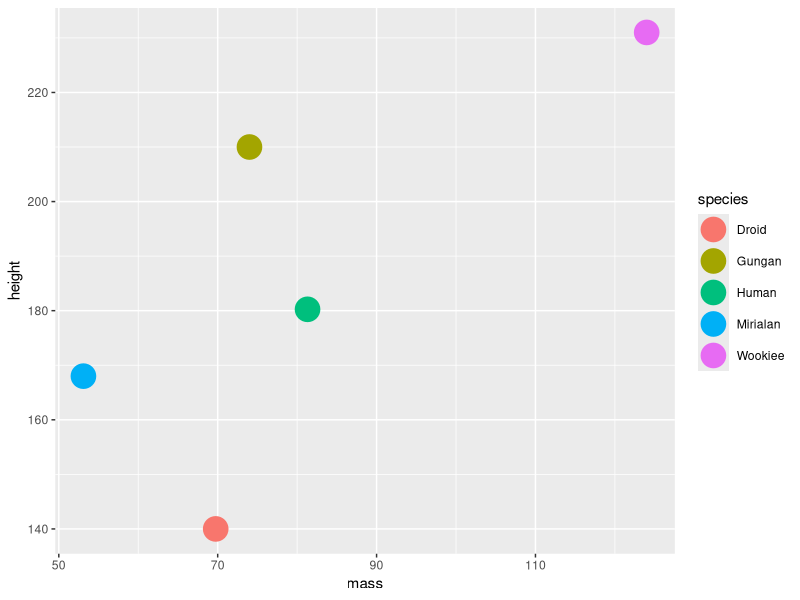

Recreate this plot in R.
#ISE/DSA 5103 Demo to tidyr, dplyr, and magritter from the tidyverse
#Charles Nicholson, Ph.D.
#September 30, 2019
#Adpated from https://dplyr.tidyverse.org/



#load all of the packages associated with the tidyverse
#includes dplyr, tidyr, and magritter
library(tidyverse)

#data set for the example
data(starwars)

#take a quick look at the data...
head(starwars)

#an additional method for taking a quick look at the data
glimpse(starwars)

############ filter

#filter observations based on a criteria
starwars %>% 
  filter(species == "Droid")

#filter observations based on a criteria
starwars %>% filter(!is.na(gender)) 

############ select and select_if

#select certain columns
starwars %>% 
  select(name, height, mass, birth_year)

#select columns with criteria
starwars %>% 
  select(name, ends_with("color"))

starwars %>% 
  select_if(is.numeric)

starwars %>% 
  select_if(is.character)

############ select and filter

#combine filter and select columns
starwars %>% 
  filter(is.na(gender))  %>% 
  select(name, ends_with("color"))

############ mutate and mutate_if and trasmute/transmute_if

#create new variables through transformation 
starwars %>% 
  mutate(bmi = mass / ((height / 100)  ^ 2)) %>%
  select(name:mass, bmi)

#create new variables through transformation 
starwars %>% 
  mutate(bmi = mass / ((height / 100)  ^ 2)) %>%
  mutate_if(is.numeric, scale) %>%
  select(name:mass, bmi)

#selective mutation
starwars %>% 
  mutate(bmi = mass / ((height / 100)  ^ 2)) %>%
  transmute_if(is.numeric, scale) 

############ arrange

#sort the data
starwars %>% 
  arrange(desc(mass))

##sorting based on new variables created
starwars %>% 
  mutate(bmi = mass / ((height / 100)  ^ 2)) %>%
  select(name:mass, bmi) %>%
  arrange(desc(bmi))

############ group_by and summarize commands

#group by and summarization
starwars %>% 
  group_by(homeworld) %>%
  summarize(n = n()) %>%
  arrange(desc(n))


#group by and summarization
#filtering to make sure that mass and species are not missing
starwars %>% 
  drop_na(mass, species)  %>%
  group_by(species) %>%
  summarise(
    n = n(),
    mass = mean(mass, na.rm = TRUE)
  ) 

#group by and summarization with pre and post-filtering
starwars %>%
  drop_na(mass, species)  %>%
  group_by(species) %>%
  summarise(
    n = n(),
    mass = mean(mass, na.rm = TRUE)
  ) %>%
  filter(n > 1,
         mass > 40) %>% 
  arrange(desc(mass))

############ use with ggplot as well

#and connect it to ggplot if you like
starwars %>%
  drop_na(mass, species)  %>%
  group_by(species) %>%
  summarize(
    n = n(),
    height = mean(height, na.rm=TRUE),
    mass = mean(mass, na.rm = TRUE)
  ) %>%
  filter(n > 1,
         mass > 40) %>% 
     ggplot(aes(mass,height,color=species)) + geom_point(size=8)


############ gather and spread

#demonstrate reshaping data using gather...

#multiple characteristics per character on each line
starwars %>% 
  select(name, ends_with("color"))

#now, one characteristic per character on each line
starwars %>% 
  select(name, ends_with("color")) %>%
  gather(key = "attribute", value="color", -name)

#now, one characteristic per character on each line (sorted)
starwars %>% 
  select(name, ends_with("color")) %>%
  gather(key = "attribute", value="color", -name) %>%
  arrange(name)


#now, one characteristic per character on each line (sorted and stored as dataframe)
temp<-starwars %>% 
  select(name, ends_with("color")) %>%
  gather(key = "attribute", value="color", -name) %>%
  arrange(name)

#the new data frame
temp

#we can spread the gathered data back out...
temp %>% 
  spread (key = "attribute", value="color") %>%
  arrange(name)


